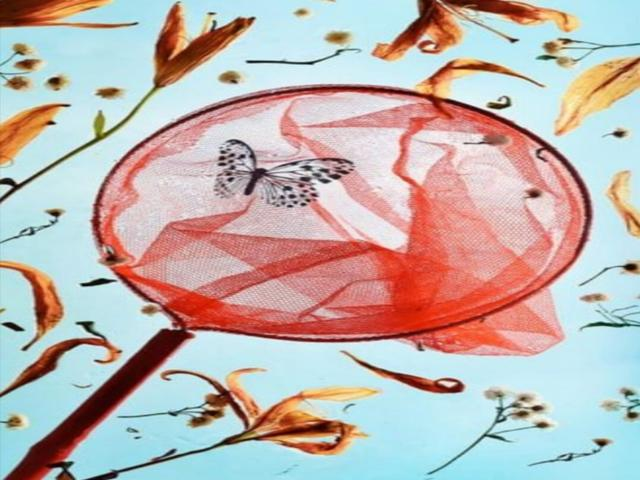
#> input picture assets/images/diff/1.Right.jpeg, 640 x 480 px
$ python detection_of_hides.py 1.Right.jpeg out.png
#> lines starting #> are read from the running program, lines starting #| are printed output that depends on the picture; after the words box and inside, x2 and y2 are one past the last pixel; in counts of white or black regions, pixels touching at a corner belong together
"""
detect_circles.py
-----------------
Detects red-outlined circles in an image and saves their positions to a text file.

Usage:
    python detect_circles.py <image_path>
    python detect_circles.py <image_path> <output_txt_path>

Output file format:
    /full/path/to/image.jpeg
    "diffs": [(x,y,radius), ...]

Dependencies:
    pip install opencv-python-headless numpy
"""

import cv2
import numpy as np
import os
import sys


def detect_and_save_circles(image_path, output_path=None, min_area=200):
    """
    Detect red-outlined circles in an image and save results to a text file.

    Args:
        image_path  (str): Path to the input image.
        output_path (str): Where to write the .txt result file.
                           Defaults to <image_stem>_circles.txt in the
                           same folder as the image (falls back to cwd
                           if that folder is read-only).
        min_area    (int): Minimum contour pixel area to suppress noise
                           (default: 200).

    Returns:
        str: Absolute path to the saved text file.
    """
#> called with image_path = '1.Right.jpeg', output_path = 'out.png', min_area = 200
    # ── Load ──────────────────────────────────────────────────────────────
    img = cv2.imread(image_path)
#> img is the input picture: shape (480, 640, 3); mean B, G, R 176.4, 179.5, 190.9
    if img is None:
        raise FileNotFoundError(f"Could not open image: {image_path}")

    # ── Red mask (HSV) ────────────────────────────────────────────────────
    hsv = cv2.cvtColor(img, cv2.COLOR_BGR2HSV)
#> hsv: shape (480, 640, 3); mean H, S, V 69.5, 79.3, 214.2
    mask = cv2.bitwise_or(
        cv2.inRange(hsv, np.array([0,   50, 80]), np.array([10,  255, 255])),
        cv2.inRange(hsv, np.array([160, 50, 80]), np.array([180, 255, 255])),
    )
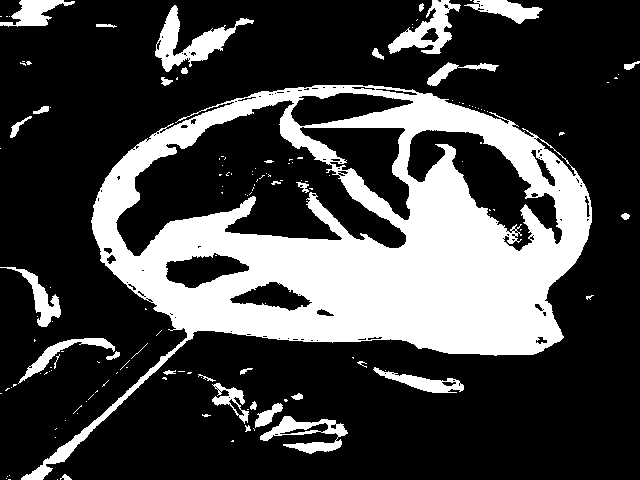
#> mask: shape (480, 640); 26.5% white; 146 white regions (112 under 20 px), largest, box (x1, y1, x2, y2) and area: (21, 85, 592, 480) 69489, (155, 5, 254, 72) 2036, (388, 0, 461, 54) 1543

    # Close small gaps in thick ring outlines
    kernel = cv2.getStructuringElement(cv2.MORPH_ELLIPSE, (5, 5))
    mask = cv2.morphologyEx(mask, cv2.MORPH_CLOSE, kernel)
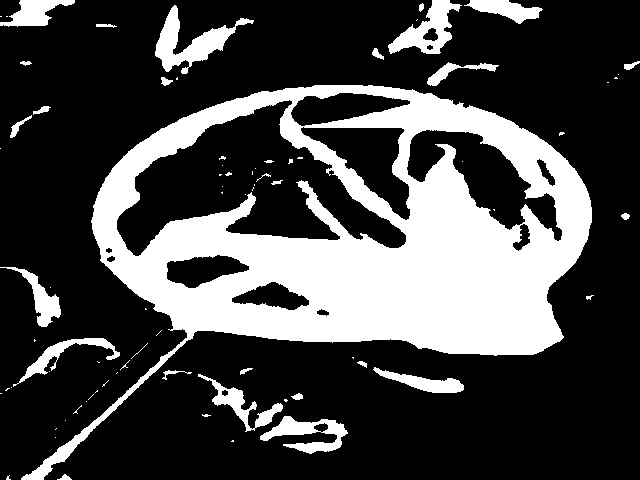
#> mask: shape (480, 640); 27.5% white; 78 white regions (49 under 20 px)

    # ── Contour → circle ──────────────────────────────────────────────────
    contours, _ = cv2.findContours(mask, cv2.RETR_EXTERNAL, cv2.CHAIN_APPROX_SIMPLE)
#> contours = 60 contours, 35 with area under 20; largest, box (x1, y1, x2, y2) and area: (21, 85, 592, 480) 107330, (155, 5, 254, 74) 2003, (388, 0, 462, 54) 1723, (260, 416, 348, 454) 1378, (198, 374, 283, 432) 991

    circles = []
    for cnt in contours:
        if cv2.contourArea(cnt) < min_area:
            continue

        # Bounding rect spans the full circle (even when the interior is hollow)
        x, y, w, h = cv2.boundingRect(cnt)
        cx     = x + w // 2
        cy     = y + h // 2
        radius = (w + h) // 4   # mean of half-width and half-height

        circles.append((cx, cy, radius))
#> this loop made 60 passes
#> cnt on passes 3, 4, 5, 6, 10, 12, 14, 15: [[232, 440], [231, 441], [233, 441], [233, 440]], [[55, 437]], [[56, 428], [55, 429]], [[65, 420]], [[86, 401]], [[93, 394], [88, 399]], [[0, 393], [1, 393]], [[97, 390], [95, 392], [96, 391], [97, 391]]
#> after the loop, circles = [(304, 435, 31), (240, 403, 35), (418, 380, 29), (66, 362, 39), (30, 297, 30), (306, 282, 241), (463, 74, 24), (204, 39, 42), (503, 12, 25), (425, 27, 32), (37, 13, 25)]

    # Sort top-to-bottom, then left-to-right
    circles.sort(key=lambda c: (c[1], c[0]))

    # ── Format output ─────────────────────────────────────────────────────
    abs_image_path = os.path.abspath(image_path)
    formatted      = ", ".join(f"({x},{y},{r})" for x, y, r in circles)
    output_text    = f'{abs_image_path}\n"diffs": [{formatted}]\n'

    # ── Resolve output path ───────────────────────────────────────────────
    if output_path is None:
        stem      = os.path.splitext(image_path)[0]
        candidate = stem + "_circles.txt"
        try:
            with open(candidate, "w") as f:
                f.write(output_text)
            output_path = os.path.abspath(candidate)
        except OSError:
            # Image directory is read-only → fall back to cwd
            fallback = os.path.splitext(os.path.basename(image_path))[0] + "_circles.txt"
            with open(fallback, "w") as f:
                f.write(output_text)
            output_path = os.path.abspath(fallback)
    else:
        with open(output_path, "w") as f:
            f.write(output_text)

    print(f"Detected {len(circles)} circle(s).")
#| Detected 11 circle(s).
    print(f"Saved to: {output_path}")
    print(f"\n{output_text}")
#| assets/images/diff/1.Right.jpeg
#| "diffs": [(503,12,25), (37,13,25), (425,27,32), (204,39,42), (463,74,24), (306,282,241), (30,297,30), (66,362,39), (418,380,29), (240,403,35), (304,435,31)]

    return output_path


if __name__ == "__main__":
    if len(sys.argv) < 2:
        print("Usage: python detect_circles.py <image_path> [output_txt_path]")
        sys.exit(1)

    img_path = sys.argv[1]
    out_path = sys.argv[2] if len(sys.argv) >= 3 else None
    detect_and_save_circles(img_path, out_path)

$ run again, on assets/images/diff/11.Right.jpeg
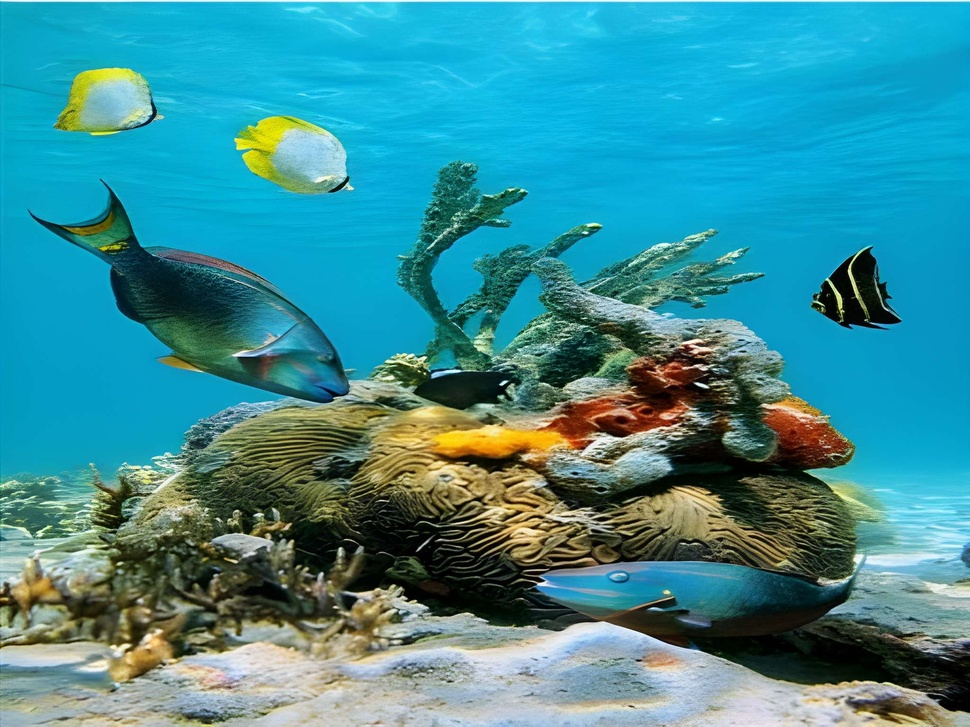
#> input picture assets/images/diff/11.Right.jpeg, 970 x 727 px, shrunk from 2048 x 1536 before the run
#> in detect_and_save_circles, img is the input picture: shape (727, 970, 3); mean B, G, R 150.4, 141.4, 59.8
#> hsv: shape (727, 970, 3); mean H, S, V 76.4, 171, 163.6
#> in detect_and_save_circles, `mask = cv2.bitwise_or( cv2.inRange(hsv, np.array([0,   50, 80]), np.ar..`:
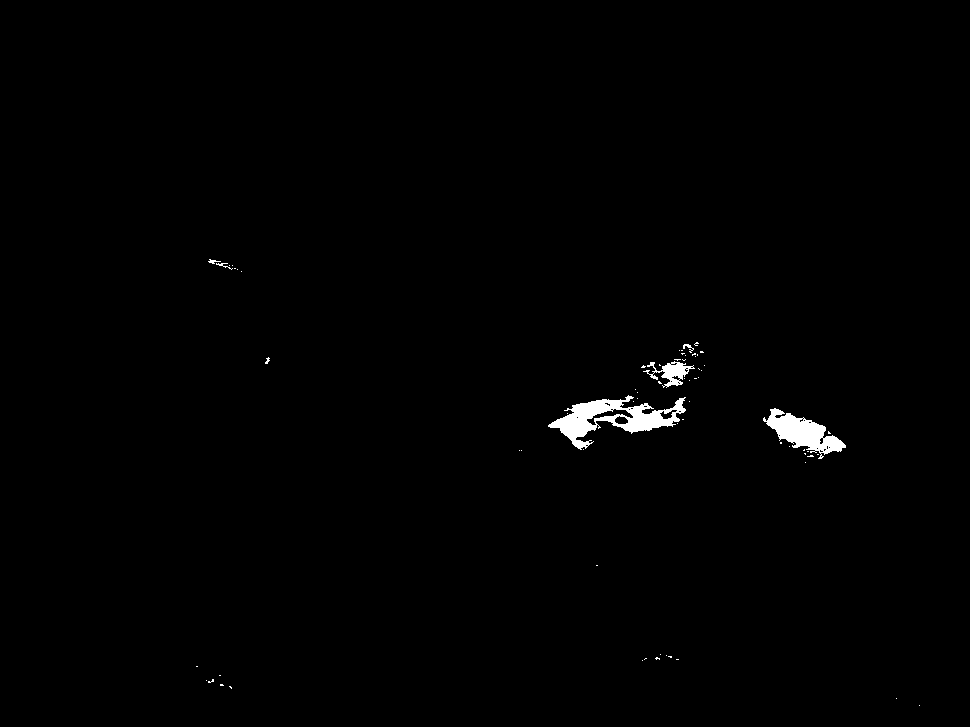
#> mask: shape (727, 970); 0.76% white; 69 white regions (63 under 20 px), largest, box (x1, y1, x2, y2) and area: (548, 395, 686, 450) 2765, (763, 408, 846, 459) 1760, (643, 361, 695, 388) 539, (683, 344, 694, 353) 38, (216, 263, 233, 270) 32, (208, 259, 221, 264) 29
#> in detect_and_save_circles, `mask = cv2.morphologyEx(mask, cv2.MORPH_CLOSE, kernel)`:
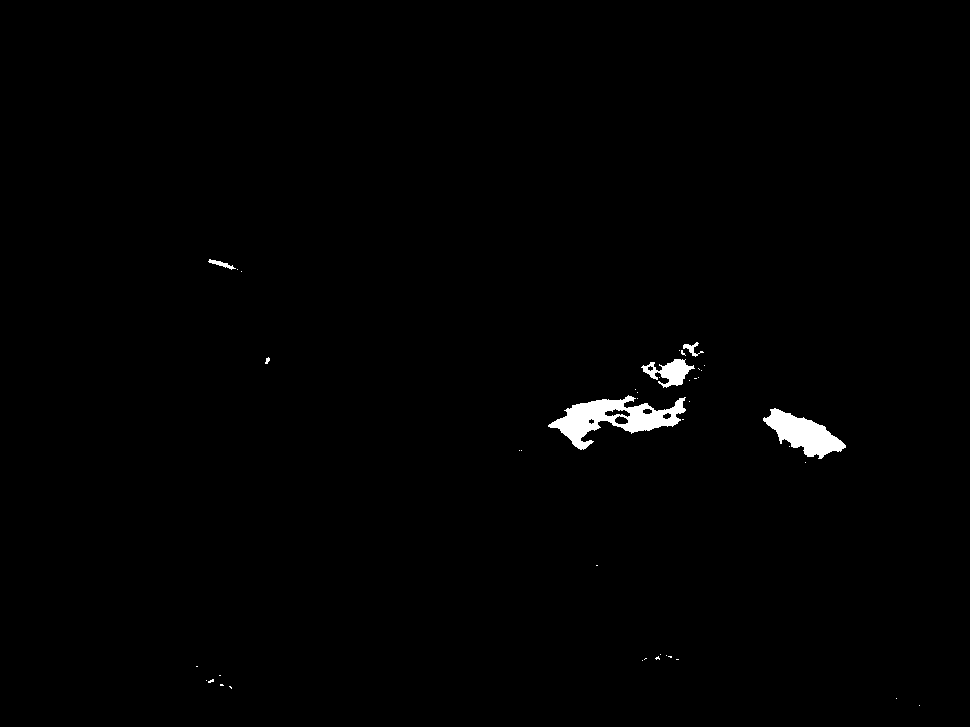
#> mask: shape (727, 970); 0.87% white; 42 white regions (36 under 20 px)
#> contours = 42 contours, 37 with area under 20; largest, box (x1, y1, x2, y2) and area: (548, 395, 686, 450) 3118, (763, 408, 846, 459) 1905, (641, 359, 695, 388) 658, (683, 342, 704, 357) 74, (208, 259, 236, 270) 72
#> the loop in detect_and_save_circles, `for cnt in contours:` made 42 passes
#> cnt on passes 1, 2, 3, 4, 5, 7, 8, 9: [[919, 705]], [[896, 698]], [[229, 686], [231, 688], [231, 687], [230, 686]], [[220, 684], [220, 685], [223, 685], [222, 684]], [[206, 680]], [[219, 675], [220, 675]], [[196, 666], [197, 666]], [[642, 660]]
#> after the loop in detect_and_save_circles, `for cnt in contours:`: circles = [(804, 433, 33), (617, 422, 48), (668, 373, 20)]
#| Detected 3 circle(s).
#| assets/images/diff/11.Right.jpeg
#| "diffs": [(668,373,20), (617,422,48), (804,433,33)]

$ run again, on assets/images/diff/12.Right.jpeg
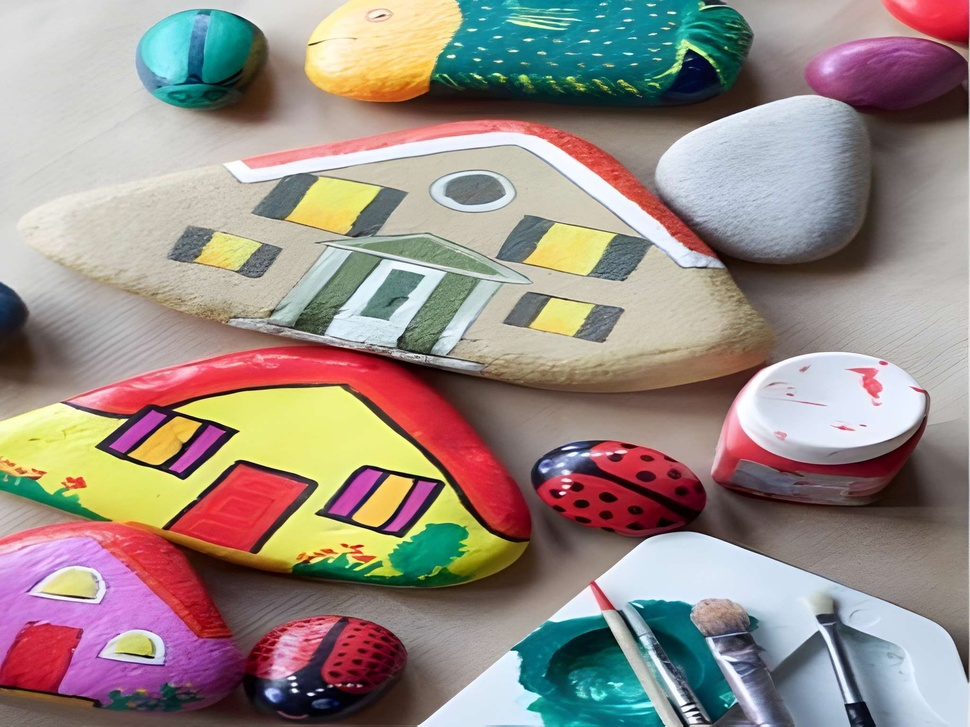
#> input picture assets/images/diff/12.Right.jpeg, 970 x 727 px, shrunk from 2048 x 1536 before the run
#> in detect_and_save_circles, img is the input picture: shape (727, 970, 3); mean B, G, R 133.7, 140.3, 153.3
#> hsv: shape (727, 970, 3); mean H, S, V 67.1, 84.6, 166.8
#> in detect_and_save_circles, `mask = cv2.bitwise_or( cv2.inRange(hsv, np.array([0,   50, 80]), np.ar..`:
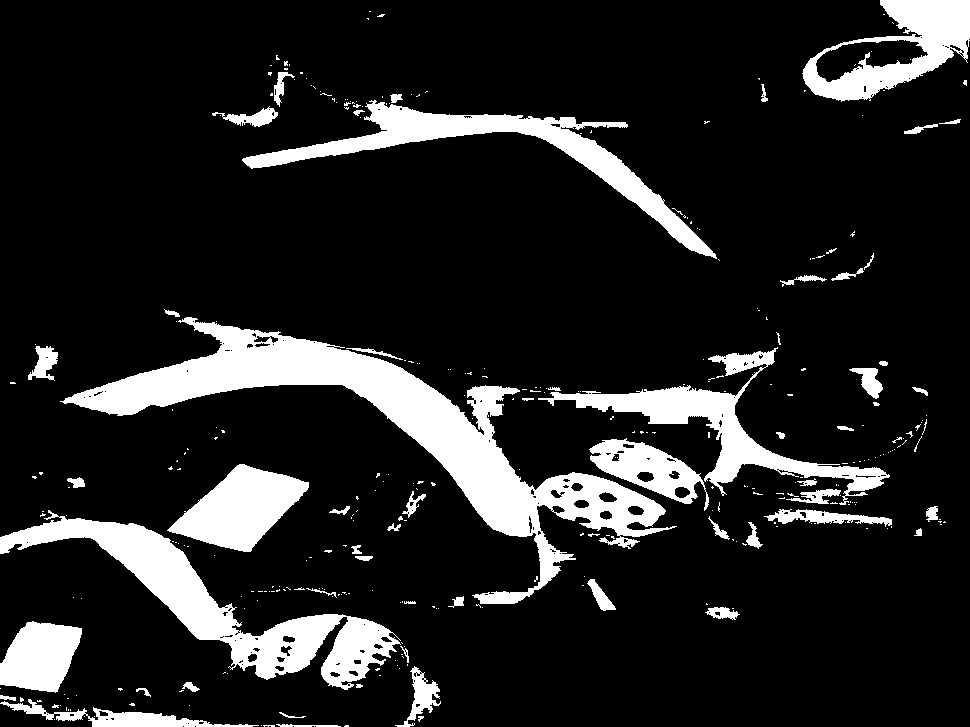
#> mask: shape (727, 970); 14.2% white; 341 white regions (278 under 20 px), largest, box (x1, y1, x2, y2) and area: (60, 317, 677, 604) 31287, (0, 510, 401, 690) 15906, (242, 100, 717, 259) 10873
#> in detect_and_save_circles, `mask = cv2.morphologyEx(mask, cv2.MORPH_CLOSE, kernel)`:
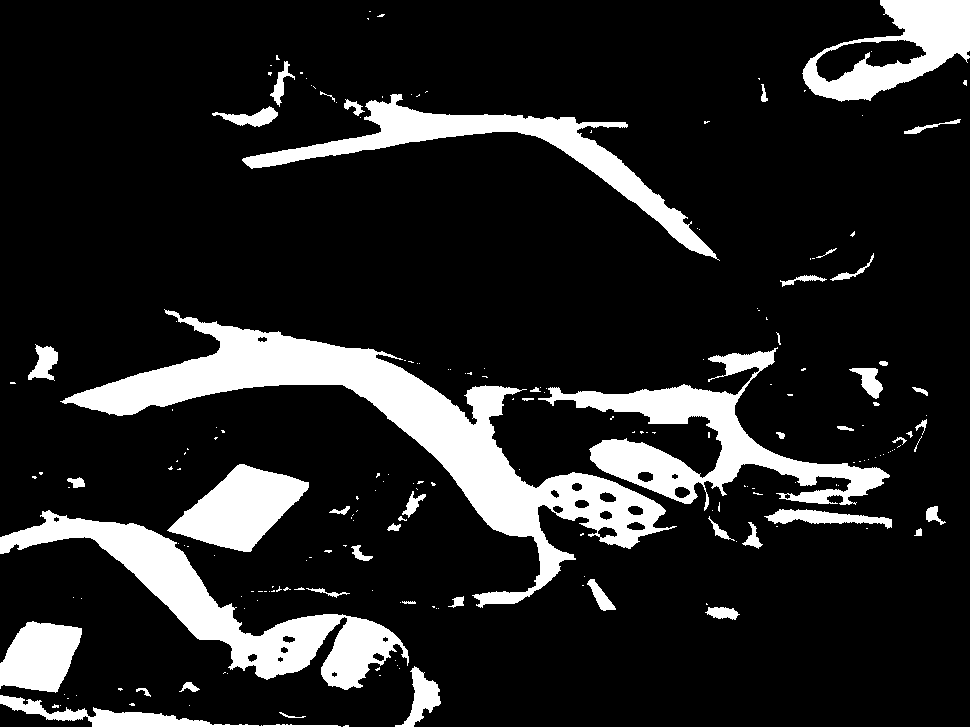
#> mask: shape (727, 970); 14.9% white; 207 white regions (156 under 20 px)
#> contours = 206 contours, 166 with area under 20; largest, box (x1, y1, x2, y2) and area: (60, 309, 677, 608) 32284, (0, 510, 409, 690) 16320, (538, 347, 890, 511) 13906, (242, 94, 720, 261) 10640, (802, 0, 970, 102) 9786
#> the loop in detect_and_save_circles, `for cnt in contours:` made 206 passes
#> cnt on passes 3, 4, 7: [[189, 705]], [[60, 705]], [[67, 698], [68, 698]]
#> after the loop in detect_and_save_circles, `for cnt in contours:`: circles = [(170, 711, 93), (418, 696, 26), (41, 657, 38), (722, 613, 12), (601, 595, 15), (204, 600, 147), (828, 519, 37), (238, 508, 57), (866, 383, 16), (714, 429, 129), (43, 362, 16), (368, 458, 229), (245, 116, 21), (481, 177, 161), (282, 84, 17), (886, 51, 67)]
#| Detected 16 circle(s).
#> (printed output is left out)
